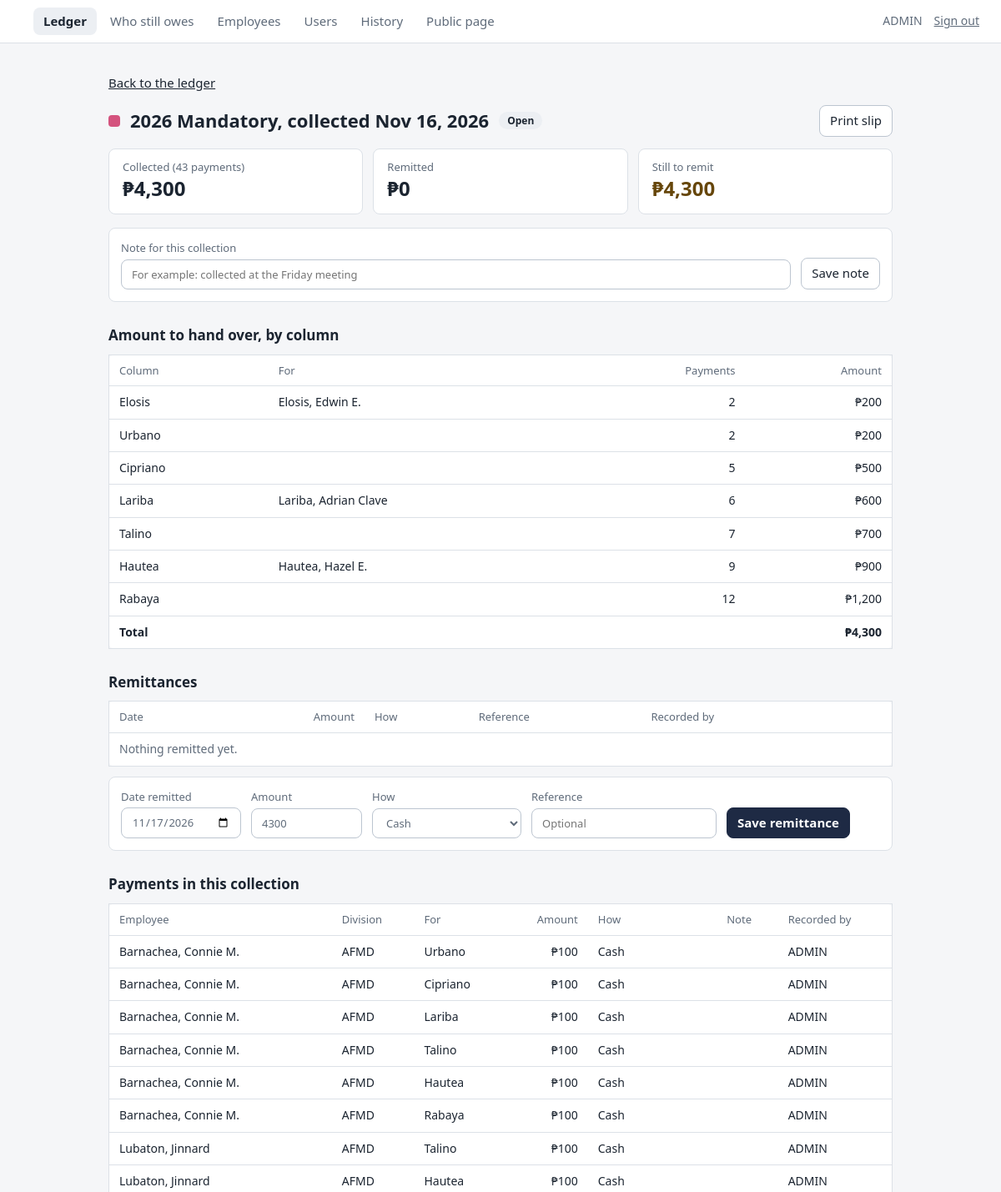
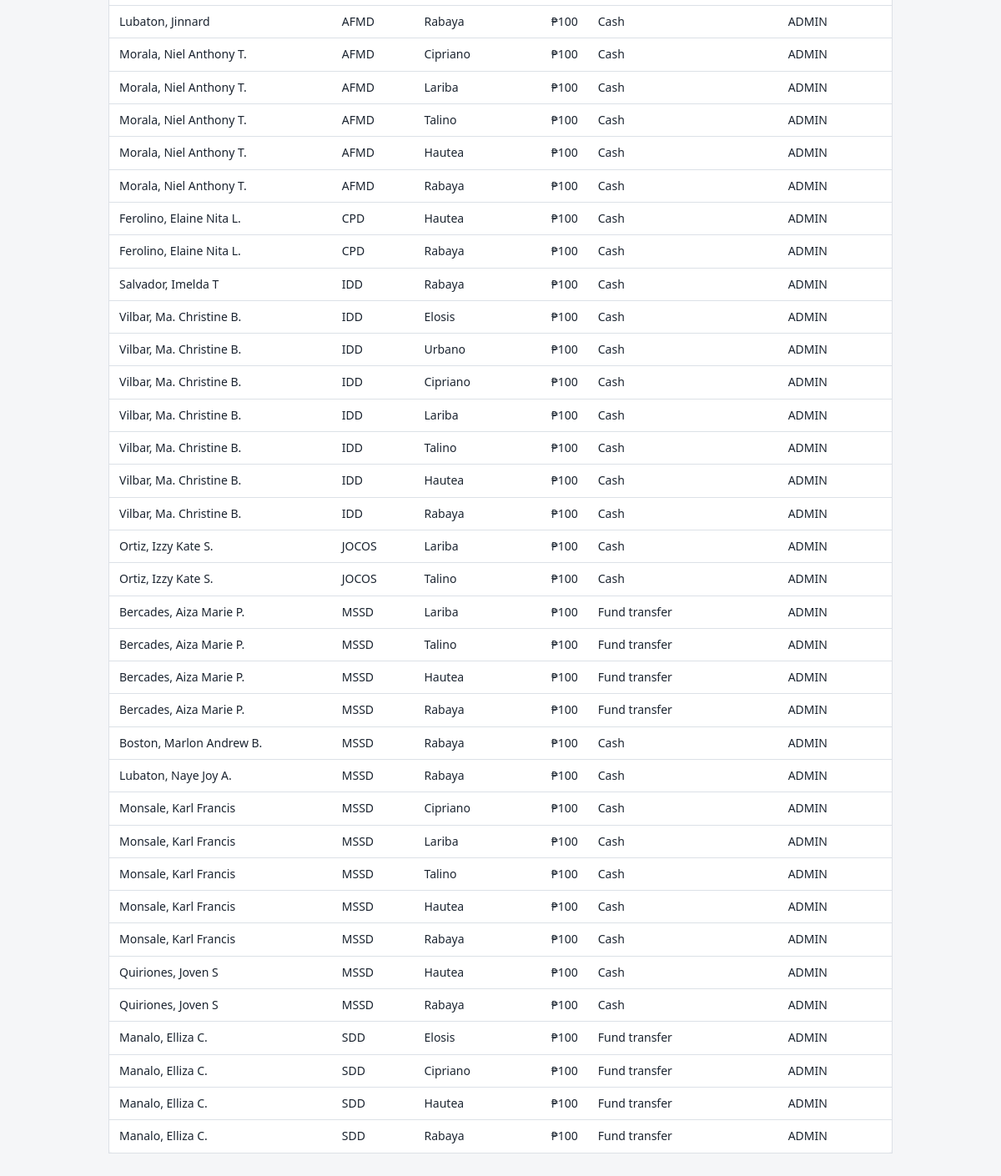
The app's page /collection.php?id=16 (signed in) with its own data (2 pictures, top to bottom).
### tables this page shows
CREATE TABLE `collections` (
  `id` int(11) NOT NULL,
  `fund_id` int(11) NOT NULL,
  `collected_on` date NOT NULL,
  `color` char(7) NOT NULL,
  `note` varchar(255) DEFAULT NULL,
  `created_by` int(11) DEFAULT NULL,
  `created_at` datetime NOT NULL DEFAULT current_timestamp()
);

CREATE TABLE `funds` (
  `id` int(11) NOT NULL,
  `name` varchar(60) NOT NULL,
  `default_amount` decimal(10,2) NOT NULL DEFAULT 0.00,
  `sort_no` smallint(6) NOT NULL DEFAULT 0,
  `active` tinyint(1) NOT NULL DEFAULT 1
);

CREATE TABLE `payments` (
  `id` int(11) NOT NULL,
  `employee_id` int(11) NOT NULL,
  `period_id` int(11) NOT NULL,
  `collection_id` int(11) DEFAULT NULL,
  `amount` decimal(10,2) NOT NULL DEFAULT 0.00,
  `mode` enum('cash','fund_transfer','direct','care_of','exempt') NOT NULL DEFAULT 'cash',
  `note` varchar(255) DEFAULT NULL,
  `created_by` int(11) DEFAULT NULL,
  `created_at` datetime NOT NULL DEFAULT current_timestamp(),
  `updated_at` datetime NOT NULL DEFAULT current_timestamp() ON UPDATE current_timestamp()
);

CREATE TABLE `employees` (
  `id` int(11) NOT NULL,
  `name` varchar(120) NOT NULL,
  `division` varchar(30) NOT NULL DEFAULT '',
  `status` enum('enrolled','not_enrolled','scholarship','transferred') NOT NULL DEFAULT 'enrolled',
  `start_on` date DEFAULT NULL,
  `remarks` varchar(255) DEFAULT NULL,
  `active` tinyint(1) NOT NULL DEFAULT 1,
  `created_at` datetime NOT NULL DEFAULT current_timestamp()
);

CREATE TABLE `periods` (
  `id` int(11) NOT NULL,
  `fund_id` int(11) NOT NULL,
  `label` varchar(40) NOT NULL,
  `due_on` date DEFAULT NULL,
  `beneficiary_id` int(11) DEFAULT NULL,
  `sort_no` smallint(6) NOT NULL DEFAULT 0
);

CREATE TABLE `users` (
  `id` int(11) NOT NULL,
  `username` varchar(40) NOT NULL,
  `full_name` varchar(100) NOT NULL,
  `password_hash` varchar(255) NOT NULL,
  `role` enum('admin','staff') NOT NULL DEFAULT 'staff',
  `active` tinyint(1) NOT NULL DEFAULT 1,
  `created_at` datetime NOT NULL DEFAULT current_timestamp()
);

### inc/ledger.php (called while the page is built, shortened)
<?php
function status_of(float $collected, float $remitted): string
{
    if ($remitted <= 0) {
        return 'open';
    }
    return ($remitted + 0.004) < $collected ? 'partial' : 'remitted';
}
function collections_for_fund(int $fundId): array
{
    $pdo = db();
    $st = $pdo->prepare(
        'SELECT c.id, c.fund_id, c.collected_on, c.color, c.note, c.created_by,
                COALESCE(SUM(p.amount), 0) AS collected, COUNT(p.id) AS entries
         FROM collections c LEFT JOIN payments p ON p.collection_id = c.id
         WHERE c.fund_id = ? GROUP BY c.id ORDER BY c.collected_on, c.id'
    );
    $st->execute([$fundId]);
    $rows = $st->fetchAll();
    $in = implode(',', array_map('intval', array_column($rows, 'id')));
    $rem = $pdo->query("SELECT collection_id, SUM(amount) FROM remittances WHERE collection_id IN ($in) GROUP BY collection_id")
        ->fetchAll(PDO::FETCH_KEY_PAIR);
    $today = new DateTimeImmutable('today');
    foreach ($rows as &$r) {
        $r['id'] = (int)$r['id'];
        $r['fund_id'] = (int)$r['fund_id'];
        $r['collected'] = (float)$r['collected'];
        $r['entries'] = (int)$r['entries'];
        $r['remitted'] = (float)($rem[$r['id']] ?? 0);
        $r['status'] = status_of($r['collected'], $r['remitted']);
        $r['locked'] = $r['status'] === 'remitted';
    }
    return $rows;
}
function collection_by_id(int $id): ?array
{
    $st = db()->prepare('SELECT fund_id FROM collections WHERE id = ?');
    $st->execute([$id]);
    $fund = $st->fetchColumn();
    foreach (collections_for_fund((int)$fund) as $c) {
        if ($c['id'] === $id) {
            return $c;
        }
    }
    return null;
}

### collection.php (the view, shortened to what this page needs)
<?php
require __DIR__ . '/inc/bootstrap.php';
require __DIR__ . '/inc/ledger.php';
$pdo = db();
$id = (int)($_GET['id'] ?? 0);
$c = collection_by_id($id);
$fund = $pdo->query('SELECT name FROM funds WHERE id = ' . (int)$c['fund_id'])->fetchColumn();
$st = $pdo->prepare(
  'SELECT p.amount, p.mode, p.note, p.created_at, e.name, e.division, pr.label, u.full_name AS by_name
     FROM payments p JOIN employees e ON e.id = p.employee_id JOIN periods pr ON pr.id = p.period_id
     LEFT JOIN users u ON u.id = p.created_by WHERE p.collection_id = ?
     ORDER BY e.division, e.name, pr.sort_no'
);
$st->execute([$id]);
$payments = $st->fetchAll();
$st = $pdo->prepare('SELECT r.*, u.full_name AS by_name FROM remittances r LEFT JOIN users u ON u.id = r.created_by WHERE r.collection_id = ? ORDER BY r.remitted_on, r.id');
$st->execute([$id]);
$remits = $st->fetchAll();
$st = $pdo->prepare(
  'SELECT pr.label, b.name AS beneficiary, COUNT(*) AS n, SUM(p.amount) AS total
     FROM payments p JOIN periods pr ON pr.id = p.period_id LEFT JOIN employees b ON b.id = pr.beneficiary_id
     WHERE p.collection_id = ? GROUP BY pr.id, pr.label, b.name, pr.sort_no ORDER BY pr.sort_no, pr.id'
);
$st->execute([$id]);
$byColumn = $st->fetchAll();
$left = round($c['collected'] - $c['remitted'], 2);
?>
<main class="page">
  <p class="noprint"><a href="index.php?fund=<?= (int)$c['fund_id'] ?>">Back to the ledger</a></p>
  <div class="pagehead">
    <span class="swatch on" style="--h:<?= h($c['color']) ?>"></span>
    <h1><?= h($fund) ?>, collected <?= h(fmt_date($c['collected_on'])) ?></h1>
    <span class="badge <?= h($c['status']) ?>"><?= ['open' => 'Open', 'partial' => 'Partial', 'remitted' => 'Remitted'][$c['status']] ?></span>
    <button class="noprint" onclick="window.print()">Print slip</button>
  </div>
  <div class="summary">
    <div class="card"><span>Collected (<?= (int)$c['entries'] ?> payments)</span><b><?= h(money($c['collected'])) ?></b></div>
    <div class="card"><span>Remitted</span><b><?= h(money($c['remitted'])) ?></b></div>
    <div class="card <?= $left > 0 ? 'hot' : '' ?>"><span>Still to remit</span><b><?= h(money(max($left, 0))) ?></b></div>
  </div>
  <form method="post" class="formrow noprint">
    <label style="flex:1">Note for this collection
      <input name="note" maxlength="255" value="<?= h($c['note']) ?>" placeholder="For example: collected at the Friday meeting">
    </label>
    <button>Save note</button>
  </form>
  <h2>Amount to hand over, by column</h2>
  <table class="list">
    <tr>
      <th>Column</th>
      <th>For</th>
      <th class="r">Payments</th>
      <th class="r">Amount</th>
    </tr>
    <?php foreach ($byColumn as $b): ?>
      <tr>
        <td><?= h($b['label']) ?></td>
        <td><?= h($b['beneficiary']) ?></td>
        <td class="r"><?= (int)$b['n'] ?></td>
        <td class="r"><?= h(money($b['total'])) ?></td>
      </tr>
    <?php endforeach; ?>
    <?php if (!$byColumn): ?><tr>
        <td colspan="4" class="muted">No payments in this collection yet.</td>
      </tr>
    <?php else: ?><tr>
        <td colspan="3"><b>Total</b></td>
        <td class="r"><b><?= h(money($c['collected'])) ?></b></td>
      </tr><?php endif; ?>
  </table>
  <h2>Remittances</h2>
  <table class="list">
    <tr>
      <th>Date</th>
      <th class="r">Amount</th>
      <th>How</th>
      <th>Reference</th>
      <th>Recorded by</th>
      <th class="noprint"></th>
    </tr>
    <?php if (!$remits): ?><tr>
        <td colspan="6" class="muted">Nothing remitted yet.</td>
      </tr><?php endif; ?>
  </table>
  <?php if ($left > 0): ?>
    <form method="post" class="formrow noprint" style="margin-top:12px">
      <label>Date remitted <input type="date" name="remitted_on" value="<?= date('Y-m-d') ?>" required></label>
      <label>Amount <input type="number" name="amount" step="0.01" min="0.01" max="<?= h($left) ?>" value="<?= h($left) ?>" required></label>
      <label>How
        <select name="mode">
          <option value="cash">Cash</option>
        </select>
      </label>
      <label>Reference <input name="reference" maxlength="100" placeholder="Optional"></label>
      <button class="primary">Save remittance</button>
    </form>
  <?php endif; ?>
  <h2>Payments in this collection</h2>
  <table class="list">
    <tr>
      <th>Employee</th>
      <th>Division</th>
      <th>For</th>
      <th class="r">Amount</th>
      <th>How</th>
      <th>Note</th>
      <th>Recorded by</th>
    </tr>
    <?php foreach ($payments as $p): ?>
      <tr>
        <td><?= h($p['name']) ?></td>
        <td><?= h($p['division']) ?></td>
        <td><?= h($p['label']) ?></td>
        <td class="r"><?= h(money($p['amount'])) ?></td>
        <td><?= $p['mode'] === 'fund_transfer' ? 'Fund transfer' : 'Cash' ?></td>
        <td><?= h($p['note']) ?></td>
        <td><?= h($p['by_name']) ?></td>
      </tr>
    <?php endforeach; ?>
  </table>
</main>

### assets/app.css (style rules this page uses)
:root { --paper: #F5F6F8; --card: #FFFFFF; --ink: #1B2430; --muted: #5F6B7A; --line: #DCE1E7; --line-strong: #BCC5D0; --wash: #ECEFF3; --brand: #1E2A44; --on-brand: #FFFFFF; --danger: #B3261E; --ok-bg: #DFF1E4; --ok-ink: #1B5A2D; --warn-bg: #FAEBC8; --warn-ink: #66460A; --late-bg: #FADFDB; --late-ink: #86201A; --radius: 8px; color-scheme: light dark; font-family: "Segoe UI", system-ui, -apple-system, "Helvetica Neue", Arial, sans-serif; }
* { box-sizing: border-box; }
body { margin: 0; background: var(--paper); color: var(--ink); font-size: 15px; line-height: 1.45; }
h1 { font-size: 22px; font-weight: 600; margin: 0 0 12px; }
h2 { font-size: 17px; font-weight: 600; margin: 28px 0 10px; }
a { color: inherit; }
.muted, .hint { color: var(--muted); }
button, input, select { font: inherit; color: inherit; background: var(--card); border: 1px solid var(--line-strong); border-radius: var(--radius); padding: 7px 12px; min-height: 36px; }
button { cursor: pointer; }
button.primary { background: var(--brand); color: var(--on-brand); border-color: var(--brand); font-weight: 600; }
.page { max-width: 980px; margin: 0 auto; padding: 22px 20px 60px; }
.summary { display: grid; grid-template-columns: repeat(3, minmax(0, 1fr)); gap: 12px; margin-bottom: 16px; }
.card { background: var(--card); border: 1px solid var(--line); border-radius: var(--radius); padding: 12px 16px; }
.card span { display: block; font-size: 13px; color: var(--muted); }
.card b { font-size: 24px; font-weight: 600; font-variant-numeric: tabular-nums; }
.card.hot b { color: var(--warn-ink); }
.swatch { width: 14px; height: 14px; border-radius: 4px; border: 1px dashed var(--line-strong); flex: none; }
.swatch.on { border: 0; background: var(--h, currentColor); }
.badge { font-size: 12px; font-weight: 600; padding: 2px 10px; border-radius: 99px; background: var(--wash); color: var(--muted); }
.badge.open { background: var(--wash); color: var(--ink); }
table.list { width: 100%; border-collapse: collapse; background: var(--card); border: 1px solid var(--line); border-radius: var(--radius); font-size: 14px; }
.list th { text-align: left; font-weight: 500; color: var(--muted); padding: 9px 12px; border-bottom: 1px solid var(--line); font-size: 13px; }
.list td { padding: 9px 12px; border-bottom: 1px solid var(--line); vertical-align: top; }
.list tr:last-child td { border-bottom: 0; }
.list td.r, .list th.r { text-align: right; font-variant-numeric: tabular-nums; }
.formrow { display: flex; flex-wrap: wrap; gap: 12px; align-items: flex-end; background: var(--card); border: 1px solid var(--line); border-radius: var(--radius); padding: 14px; margin-bottom: 16px; }
.formrow label { display: flex; flex-direction: column; gap: 4px; font-size: 13px; color: var(--muted); }
.pagehead { display: flex; align-items: center; gap: 12px; flex-wrap: wrap; margin-bottom: 14px; }
.pagehead h1 { margin: 0; }

### records on screen
collections: fund.name "2026 Mandatory", collected_on "Nov 16, 2026"
payments: employee.name "Barnachea, Connie M.", employee.division "AFMD", period.label "Urbano", amount "₱100", mode "Cash", users.full_name "ADMIN"
payments: employee.name "Barnachea, Connie M.", employee.division "AFMD", period.label "Cipriano", amount "₱100", mode "Cash", users.full_name "ADMIN"
payments: employee.name "Barnachea, Connie M.", employee.division "AFMD", period.label "Lariba", amount "₱100", mode "Cash", users.full_name "ADMIN"
payments: employee.name "Barnachea, Connie M.", employee.division "AFMD", period.label "Talino", amount "₱100", mode "Cash", users.full_name "ADMIN"
payments: employee.name "Barnachea, Connie M.", employee.division "AFMD", period.label "Hautea", amount "₱100", mode "Cash", users.full_name "ADMIN"
payments: employee.name "Barnachea, Connie M.", employee.division "AFMD", period.label "Rabaya", amount "₱100", mode "Cash", users.full_name "ADMIN"
payments: employee.name "Lubaton, Jinnard", employee.division "AFMD", period.label "Talino", amount "₱100", mode "Cash", users.full_name "ADMIN"
payments: employee.name "Lubaton, Jinnard", employee.division "AFMD", period.label "Hautea", amount "₱100", mode "Cash", users.full_name "ADMIN"
payments: employee.name "Lubaton, Jinnard", employee.division "AFMD", period.label "Rabaya", amount "₱100", mode "Cash", users.full_name "ADMIN"
payments: employee.name "Morala, Niel Anthony T.", employee.division "AFMD", period.label "Cipriano", amount "₱100", mode "Cash", users.full_name "ADMIN"
payments: employee.name "Morala, Niel Anthony T.", employee.division "AFMD", period.label "Lariba", amount "₱100", mode "Cash", users.full_name "ADMIN"
payments: employee.name "Morala, Niel Anthony T.", employee.division "AFMD", period.label "Talino", amount "₱100", mode "Cash", users.full_name "ADMIN"
payments: employee.name "Morala, Niel Anthony T.", employee.division "AFMD", period.label "Hautea", amount "₱100", mode "Cash", users.full_name "ADMIN"
payments: employee.name "Morala, Niel Anthony T.", employee.division "AFMD", period.label "Rabaya", amount "₱100", mode "Cash", users.full_name "ADMIN"
payments: employee.name "Ferolino, Elaine Nita L.", employee.division "CPD", period.label "Hautea", amount "₱100", mode "Cash", users.full_name "ADMIN"
payments: employee.name "Ferolino, Elaine Nita L.", employee.division "CPD", period.label "Rabaya", amount "₱100", mode "Cash", users.full_name "ADMIN"
payments: employee.name "Salvador, Imelda T", employee.division "IDD", period.label "Rabaya", amount "₱100", mode "Cash", users.full_name "ADMIN"
payments: employee.name "Vilbar, Ma. Christine B.", employee.division "IDD", period.label "Elosis", amount "₱100", mode "Cash", users.full_name "ADMIN"
payments: employee.name "Vilbar, Ma. Christine B.", employee.division "IDD", period.label "Urbano", amount "₱100", mode "Cash", users.full_name "ADMIN"
payments: employee.name "Vilbar, Ma. Christine B.", employee.division "IDD", period.label "Cipriano", amount "₱100", mode "Cash", users.full_name "ADMIN"
payments: employee.name "Vilbar, Ma. Christine B.", employee.division "IDD", period.label "Lariba", amount "₱100", mode "Cash", users.full_name "ADMIN"
payments: employee.name "Vilbar, Ma. Christine B.", employee.division "IDD", period.label "Talino", amount "₱100", mode "Cash", users.full_name "ADMIN"
payments: employee.name "Vilbar, Ma. Christine B.", employee.division "IDD", period.label "Hautea", amount "₱100", mode "Cash", users.full_name "ADMIN"
payments: employee.name "Vilbar, Ma. Christine B.", employee.division "IDD", period.label "Rabaya", amount "₱100", mode "Cash", users.full_name "ADMIN"
payments: employee.name "Ortiz, Izzy Kate S.", employee.division "JOCOS", period.label "Lariba", amount "₱100", mode "Cash", users.full_name "ADMIN"
payments: employee.name "Ortiz, Izzy Kate S.", employee.division "JOCOS", period.label "Talino", amount "₱100", mode "Cash", users.full_name "ADMIN"
payments: employee.name "Bercades, Aiza Marie P.", employee.division "MSSD", period.label "Lariba", amount "₱100", mode "Fund transfer", users.full_name "ADMIN"
payments: employee.name "Bercades, Aiza Marie P.", employee.division "MSSD", period.label "Talino", amount "₱100", mode "Fund transfer", users.full_name "ADMIN"
payments: employee.name "Bercades, Aiza Marie P.", employee.division "MSSD", period.label "Hautea", amount "₱100", mode "Fund transfer", users.full_name "ADMIN"
payments: employee.name "Bercades, Aiza Marie P.", employee.division "MSSD", period.label "Rabaya", amount "₱100", mode "Fund transfer", users.full_name "ADMIN"
payments: employee.name "Boston, Marlon Andrew B.", employee.division "MSSD", period.label "Rabaya", amount "₱100", mode "Cash", users.full_name "ADMIN"
payments: employee.name "Lubaton, Naye Joy A.", employee.division "MSSD", period.label "Rabaya", amount "₱100", mode "Cash", users.full_name "ADMIN"
payments: employee.name "Monsale, Karl Francis", employee.division "MSSD", period.label "Cipriano", amount "₱100", mode "Cash", users.full_name "ADMIN"
payments: employee.name "Monsale, Karl Francis", employee.division "MSSD", period.label "Lariba", amount "₱100", mode "Cash", users.full_name "ADMIN"
payments: employee.name "Monsale, Karl Francis", employee.division "MSSD", period.label "Talino", amount "₱100", mode "Cash", users.full_name "ADMIN"
payments: employee.name "Monsale, Karl Francis", employee.division "MSSD", period.label "Hautea", amount "₱100", mode "Cash", users.full_name "ADMIN"
payments: employee.name "Monsale, Karl Francis", employee.division "MSSD", period.label "Rabaya", amount "₱100", mode "Cash", users.full_name "ADMIN"
payments: employee.name "Quiriones, Joven S", employee.division "MSSD", period.label "Hautea", amount "₱100", mode "Cash", users.full_name "ADMIN"
payments: employee.name "Quiriones, Joven S", employee.division "MSSD", period.label "Rabaya", amount "₱100", mode "Cash", users.full_name "ADMIN"
payments: employee.name "Manalo, Elliza C.", employee.division "SDD", period.label "Elosis", amount "₱100", mode "Fund transfer", users.full_name "ADMIN"
payments: employee.name "Manalo, Elliza C.", employee.division "SDD", period.label "Cipriano", amount "₱100", mode "Fund transfer", users.full_name "ADMIN"
payments: employee.name "Manalo, Elliza C.", employee.division "SDD", period.label "Hautea", amount "₱100", mode "Fund transfer", users.full_name "ADMIN"
payments: employee.name "Manalo, Elliza C.", employee.division "SDD", period.label "Rabaya", amount "₱100", mode "Fund transfer", users.full_name "ADMIN"

### other values on screen
$label "Ledger"
$label "Who still owes"
$label "Employees"
$label "Users"
$label "History"
$label "Public page"
$u['full_name'] "ADMIN"
$c['entries'] "43"
money($c['collected']) "₱4,300"
money($c['remitted']) "₱0"
money(max($left, 0)) "₱4,300"
$b['label'] "Elosis"
$b['beneficiary'] "Elosis, Edwin E."
$b['n'] "2"
money($b['total']) "₱200"
